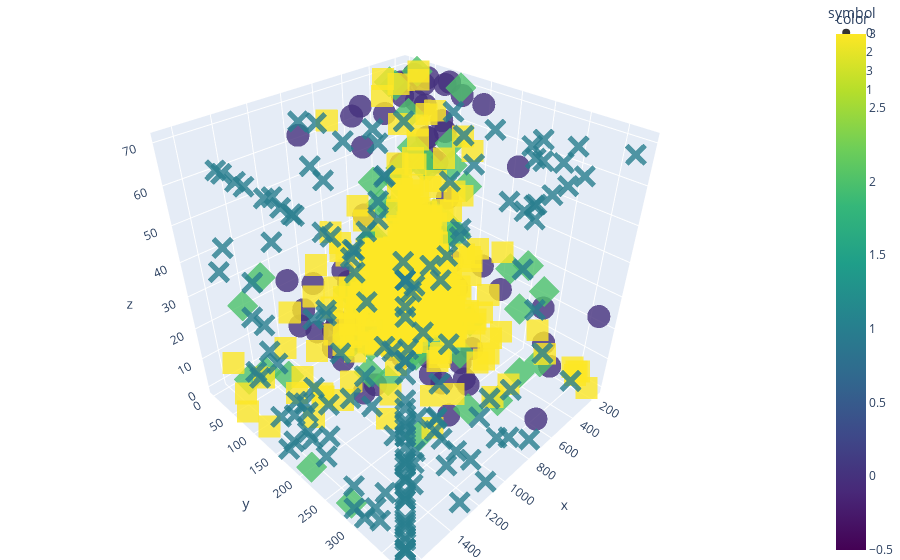

The code cell stored with this chart in its notebook:
### Code cell
fig = px.scatter_3d(
    x=df['Stars'][0:1000],
    y=df['Forks'][0:1000],
    z=df['Issues'][0:1000],
    color=pred_km[0:1000],
    color_continuous_scale='viridis',
    symbol=pred_km[0:1000],
    opacity=0.8
)

fig.update_layout(margin=dict(l=0,r=0,b=0,t=0))
fig.show()

### Figure 1 — Plotly figure (JSON) as saved in the notebook; plotly's stock layout.template omitted (floating-point values rounded to 4 significant figures; data arrays with more than 128 entries replaced by an {"elided": "..."} marker saying what was removed)
{"data": [{"hovertemplate": "symbol=0<br>x=%{x}<br>y=%{y}<br>z=%{z}<br>color=%{marker.color}<extra></extra>", "legendgroup": "0", "marker": {"color": {"elided": "129 int values"}, "coloraxis": "coloraxis", "opacity": 0.8, "symbol": "circle"}, "mode": "markers", "name": "0", "scene": "scene", "showlegend": true, "type": "scatter3d", "x": {"elided": "129 int values"}, "y": {"elided": "129 int values"}, "z": {"elided": "129 int values"}}, {"hovertemplate": "symbol=2<br>x=%{x}<br>y=%{y}<br>z=%{z}<br>color=%{marker.color}<extra></extra>", "legendgroup": "2", "marker": {"color": {"elided": "154 int values"}, "coloraxis": "coloraxis", "opacity": 0.8, "symbol": "diamond"}, "mode": "markers", "name": "2", "scene": "scene", "showlegend": true, "type": "scatter3d", "x": {"elided": "154 int values"}, "y": {"elided": "154 int values"}, "z": {"elided": "154 int values"}}, {"hovertemplate": "symbol=3<br>x=%{x}<br>y=%{y}<br>z=%{z}<br>color=%{marker.color}<extra></extra>", "legendgroup": "3", "marker": {"color": {"elided": "518 int values"}, "coloraxis": "coloraxis", "opacity": 0.8, "symbol": "square"}, "mode": "markers", "name": "3", "scene": "scene", "showlegend": true, "type": "scatter3d", "x": {"elided": "518 int values"}, "y": {"elided": "518 int values"}, "z": {"elided": "518 int values"}}, {"hovertemplate": "symbol=1<br>x=%{x}<br>y=%{y}<br>z=%{z}<br>color=%{marker.color}<extra></extra>", "legendgroup": "1", "marker": {"color": {"elided": "199 int values"}, "coloraxis": "coloraxis", "opacity": 0.8, "symbol": "x"}, "mode": "markers", "name": "1", "scene": "scene", "showlegend": true, "type": "scatter3d", "x": {"elided": "199 int values"}, "y": {"elided": "199 int values"}, "z": {"elided": "199 int values"}}], "layout": {"coloraxis": {"colorbar": {"title": {"text": "color"}}, "colorscale": [[0, "#440154"], [0.1111, "#482878"], [0.2222, "#3e4989"], [0.3333, "#31688e"], [0.4444, "#26828e"], [0.5556, "#1f9e89"], [0.6667, "#35b779"], [0.7778, "#6ece58"], [0.8889, "#b5de2b"], [1, "#fde725"]]}, "legend": {"title": {"text": "symbol"}, "tracegroupgap": 0}, "margin": {"b": 0, "l": 0, "r": 0, "t": 0}, "scene": {"domain": {"x": [0, 1], "y": [0, 1]}, "xaxis": {"title": {"text": "x"}}, "yaxis": {"title": {"text": "y"}}, "zaxis": {"title": {"text": "z"}}}}}
